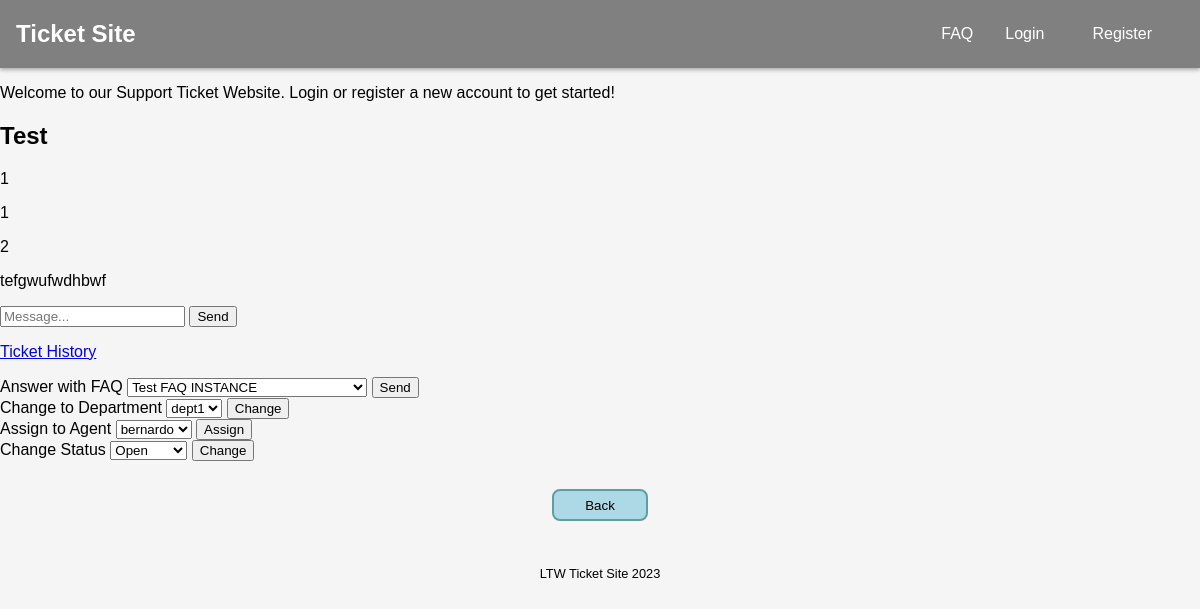
/pages/ticket.php?id=1, run on the app's committed database.
### tables this page shows
CREATE TABLE tickets (
    id INTEGER PRIMARY KEY AUTOINCREMENT,
    subject TEXT NOT NULL,
    content TEXT,
    submitter_id INTEGER NOT NULL,
    assignee_id INTEGER,
    department_id INTEGER,
    status_id INTEGER NOT NULL,
    FOREIGN KEY (submitter_id) REFERENCES users(id),
    FOREIGN KEY (assignee_id) REFERENCES users(id),
    FOREIGN KEY (department_id) REFERENCES departments(id),
    FOREIGN KEY (status_id) REFERENCES status(id)
);

### database/classes/ticket.class.php (called while the page is built, shortened)
<?php
    require_once('department.class.php');
    class Ticket {
        public function __construct(int $id, string $subject, ?string $content, int $submitter_id,
                                    ?int $assignee_id, $department_id, int $status_id) {
            $this->id = $id;
            $this->subject = $subject;
            $this->content = $content;
            $this->submitter_id = $submitter_id;
            $this->department_id = $department_id === "" ? null : $department_id;
            $this->status_id = $status_id;
        }
        static function getTicket(PDO $db, int $id) : ?Ticket {
            $stmt = $db->prepare('SELECT * FROM tickets WHERE id = ?');
            $stmt->execute(array($id));
            $ticket = $stmt->fetch();
            if($ticket){
                return new Ticket($ticket['id'], $ticket['subject'], $ticket['content'], $ticket['submitter_id'], $ticket['assignee_id'], $ticket['department_id'], $ticket['status_id']);
            }
            else return null;
        }
    }
?>

### database/classes/faq.class.php (called while the page is built, shortened)
<?php
    class FAQ {
        public function __construct(int $id, string $question, string $answer){
            $this->id = $id;
            $this->question = $question;
        }
        static function getAllFAQ(PDO $db) : array {
            $stmt = $db->prepare('SELECT * FROM faq');
            $stmt->execute();
            $faqs = array();
            while($faq = $stmt->fetch()){
                $faqs[] = new FAQ($faq['id'], $faq['question'], $faq['answer']);
            }
            return $faqs;
        }
    }
?>

### database/classes/department.class.php (called while the page is built, shortened)
<?php
    class Department {
        public function __construct(int $id, string $name) {
            $this->id = $id;
            $this->name = $name;
        }
        static function getDepartments(PDO $db) : array {
            $stmt = $db->prepare('SELECT * FROM departments');
            $stmt->execute();
            $departments = array();
            while ($department = $stmt->fetch()){
                $departments[] = new Department($department['id'], $department['name']);
            }
            return $departments;
        }
    }
?>

### database/classes/user.class.php (called while the page is built, shortened)
<?php
    class User {
        public function __construct(int $id, string $username, string $email, int $role){
            $this->id = $id;
            $this->username = $username;
        }
        static function getAgents(PDO $db) : array {
            $stmt = $db->prepare('SELECT * FROM users WHERE role_id < 3');
            $stmt->execute();
            $agents = array();
            while($agent = $stmt->fetch()){
                $agents[] = new User($agent['id'], $agent['username'], $agent['email'], $agent['role_id']);
            }
            return $agents;
        }
    }
?>

### database/classes/status.class.php (called while the page is built, shortened)
<?php
    class Status {
        public function __construct(int $id, string $name){
            $this->id = $id;
            $this->name = $name;
        }
        static function getAllStatus(PDO $db) : array {
            $stmt = $db->prepare('SELECT * FROM status');
            $stmt->execute();
            $statuses = array();
            while($status = $stmt->fetch()){
                $statuses[] = new Status($status['id'], $status['name']);
            }
            return $statuses;
        }
    }
?>

### templates/ticket.tpl.php (the view, shortened to what this page needs)
<?php function drawTicketInfo(Ticket $ticket) { ?>
    <h2><?=$ticket->subject?></h2>
    <p><?=$ticket->submitter_id?></p>
    <p><?=$ticket->department_id?></p>
    <p><?=$ticket->status_id?></p>
    <p><?=$ticket->content?></p>
<?php } ?>
<?php function drawTicketInquirySection(Ticket $ticket, array $inquiries) { ?>
    <form action="../actions/action_submit_inquiry.php?id=<?=$ticket->id?>" method="POST">
        <input type="text" name="inquiry" placeholder="Message..." required>
        <button type="submit" name="submit_inquiry">Send</button>
    </form>
<?php } ?>
<?php function drawAgentTicketTools(Ticket $ticket, array $departments, array $agents, array $faqs, array $statuses) { ?>
    <p><a href='../pages/tickethistory.php?id=<?=$ticket->id?>'>Ticket History</a></p>
    <form action="../actions/action_answer_faq.php?id=<?=$ticket->id?>" method="POST">
        <label>
            Answer with FAQ
            <select name="faq">
                <?php foreach($faqs as $faq) { ?>
                    <option value="<?=$faq->id?>"><?=$faq->question?></option>
                <?php } ?>
            </select>
            <button type="submit" name="submit_faq_inquiry">Send</button>
        </label>
    </form>
    <form action="../actions/action_change_department.php?id=<?=$ticket->id?>" method="POST">
        <label>
            Change to Department
            <select name="department">
                <?php foreach($departments as $dept) { ?>
                    <option value="<?=$dept->id?>"><?=$dept->name?></option>
                <?php } ?>
            </select>
            <button type="submit" name="submit_dept_change">Change</button>
        </label>
    </form>
    <form action="../actions/action_assign_agent.php?id=<?=$ticket->id?>" method="POST">
        <label>
            Assign to Agent
            <select name="agent">
                <?php foreach($agents as $agent) { ?>
                    <option value="<?=$agent->id?>"><?=$agent->username?></option>
                <?php } ?>
            </select>
            <button type="submit" name="submit_agent_assign">Assign</button>
        </label>
    </form>
    <form action="../actions/action_change_status.php?id=<?=$ticket->id?>" method="POST">
        <label>
            Change Status
            <select name="status">
                <?php foreach($statuses as $status) { ?>
                    <option value="<?=$status->id?>"><?=$status->name?></option>
                <?php } ?>
            </select>
        </label>
        <button type="submit" name="submit_status_change">Change</button>
    </form>
<?php } ?>

### css/style.css (style rules this page uses)
body { font-family: Arial, Helvetica, sans-serif; background-color: whitesmoke; margin: 0; padding: 0; }

### data on the page
tickets: subject "Test", submitter "1", department "1", status "2", content "tefgwufwdhbwf"

### other printed values
$text "Back"
form field faq "Test FAQ INSTANCE"
form field department "dept1"
form field agent "bernardo"
form field status "Open"
